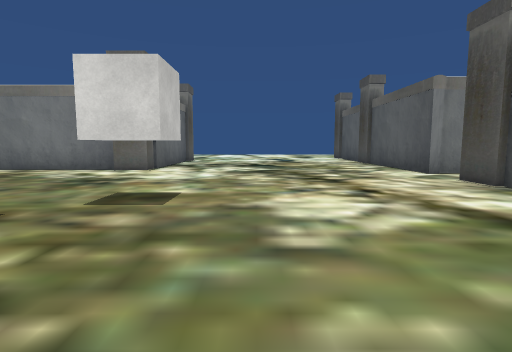
View 1 (above)

22 first-person views from a walk through a 3-D level made in the Unity game engine. The camera is 1.5 m above the floor, tilts 6° down and sees 80° across. The floor is counted in squares, 2 m on a side. Each view is taken from the middle of a square. On the plan, view 1 faces up. The plan holds only what a view shows up to about 10 squares ahead; the rest is blank. The place goes on beyond the plan. Some surface patterns are stand-ins.

View 2
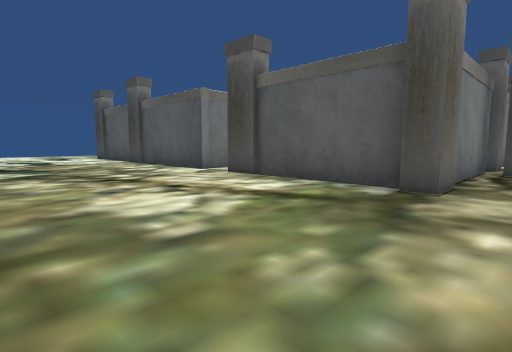

View 3
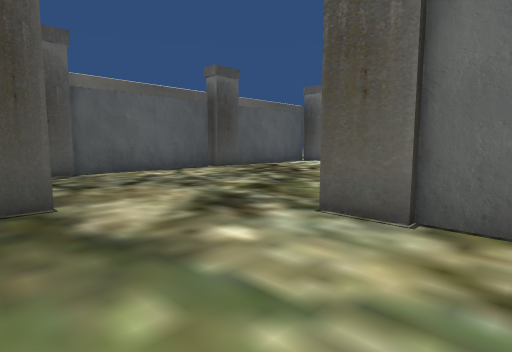

View 4
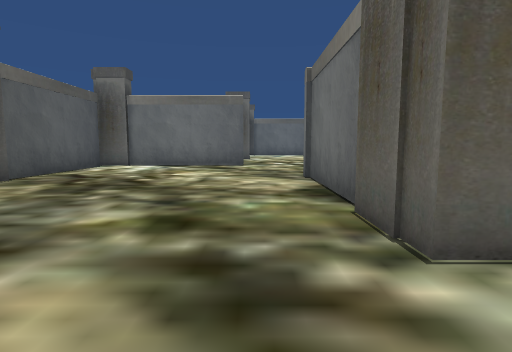

View 5
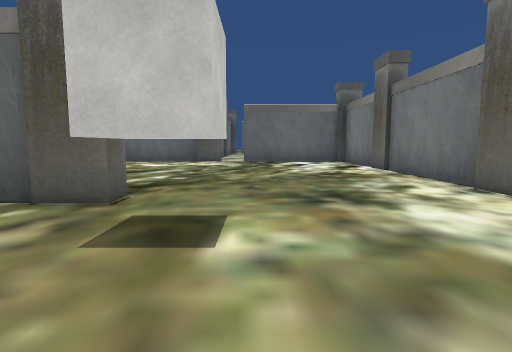

View 6
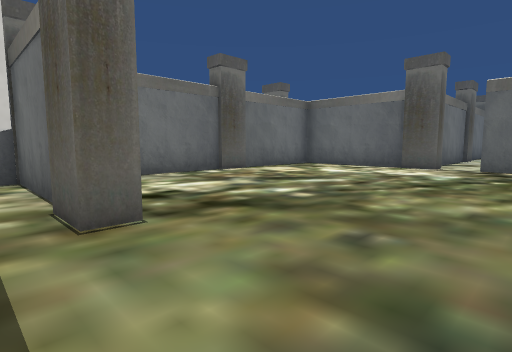

View 7
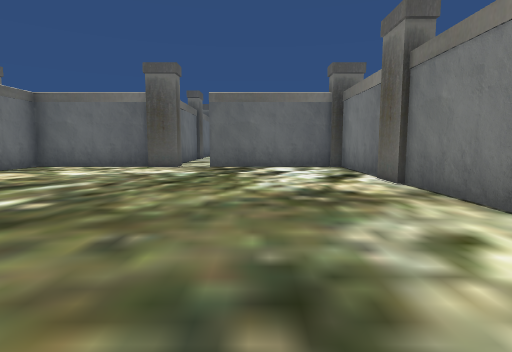

View 8
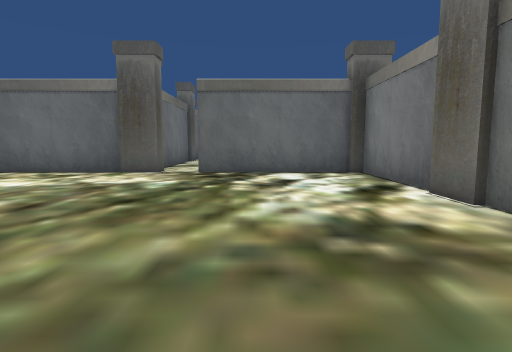

View 9
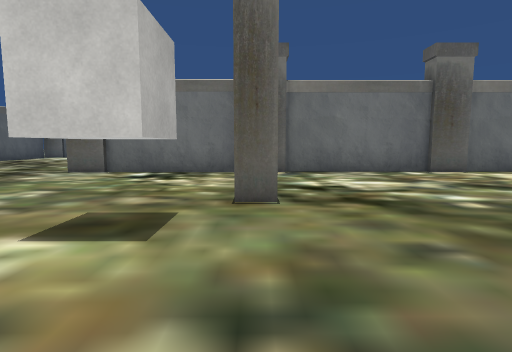

View 10
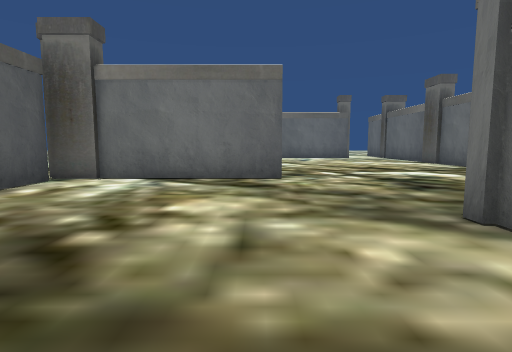

View 11
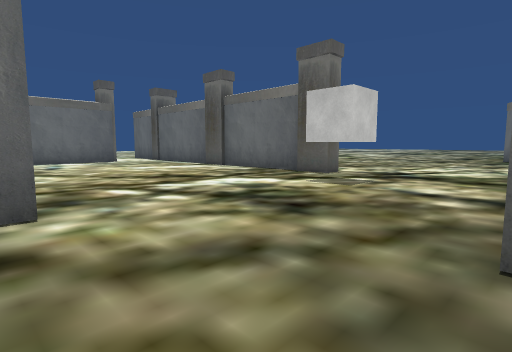

View 12
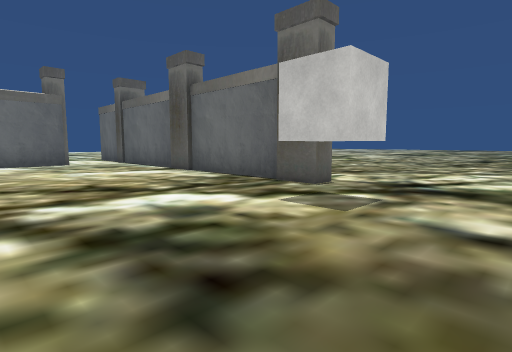

View 13
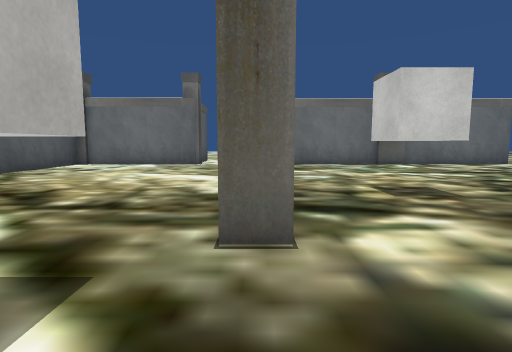

View 14
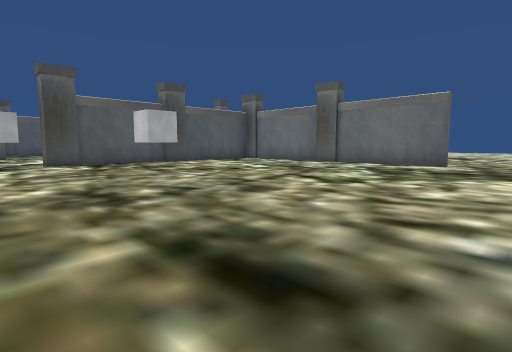

View 15
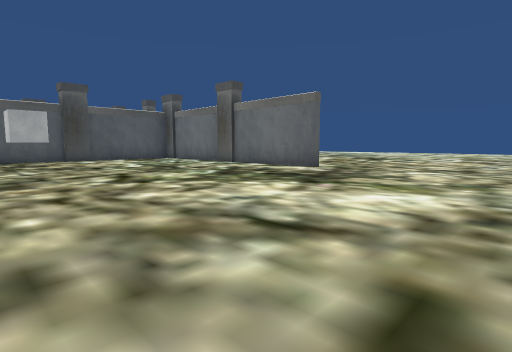

View 16
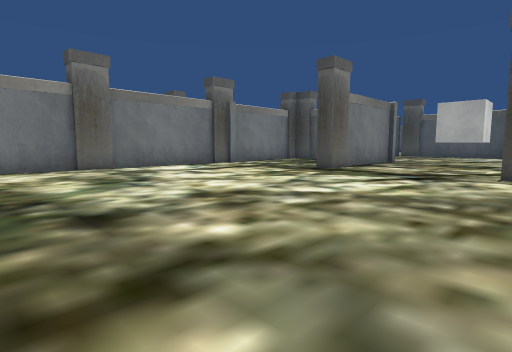

View 17
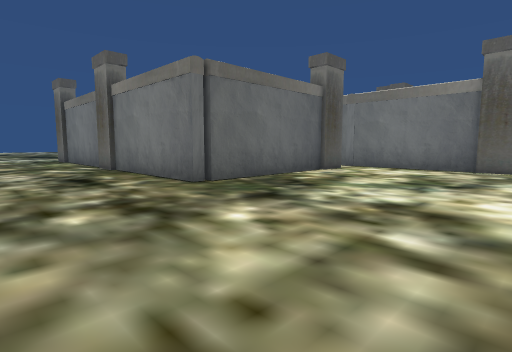

View 18
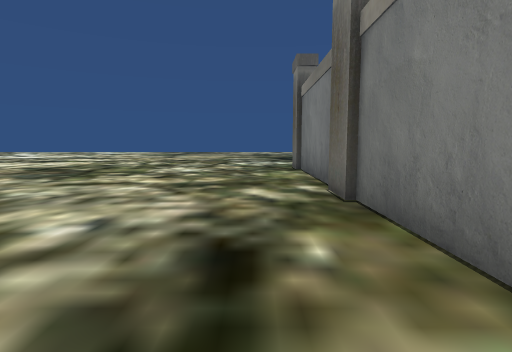

View 19
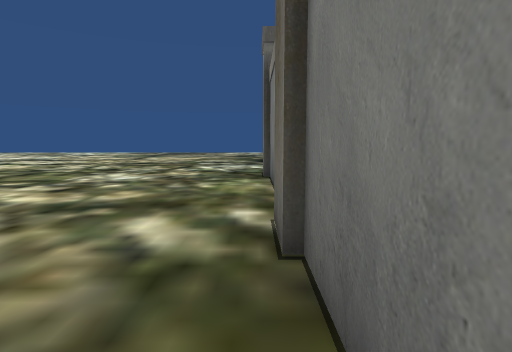

View 20
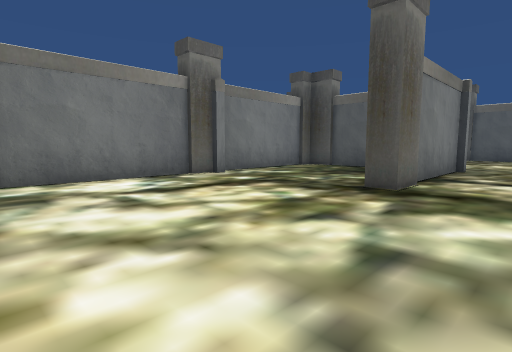

View 21
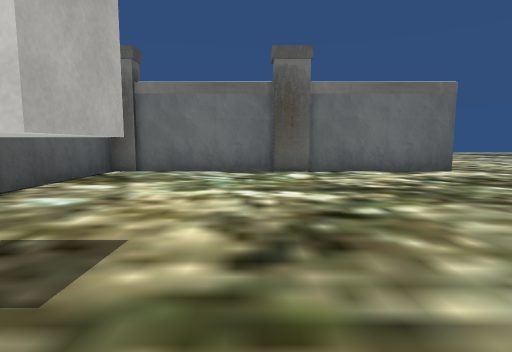

View 22
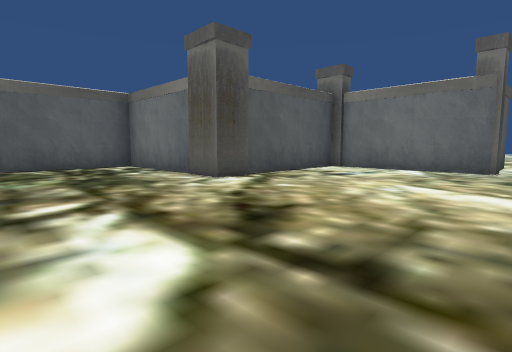

### Floor plan
Points are (right, up) in squares from view 1. A wall is a line through its corners. A room is listed if a view was taken in it or the views show most of it. See-through windows are left out.
Room 1 (views 1, 2, 3, 4, 5, 6, 7, 8, 9, 10, 11)
walls: (-2.9, 2.2) (-2.9, -0.5); (-2.5, -1.1) (0.5, -1.1); (4.3, 1.9) (4.3, 5.4); (1.8, -2.6) (1.8, -6); (-4.4, 8.8) (-11.5, 8.8); (-2.9, 10) (-2.9, 9.2); (5.5, 7.7) (4.3, 7.7) (4.3, 10.1); (7.1, 1.4) (5.6, 1.4); (-12, 2.5) (-12, -1.1) (-3.8, -1.1); (8.2, -4) (8.2, -0.4); (-12, 8.5) (-12, 4.5); (3.4, -9.6) (7.4, -9.6); (8.2, -9.1) (8.2, -5.4)
ways out: opening at (1, -2) to room 2; opening at (3.7, -8) to room 2; opening at (-12, 3.5); gap at (8, -4)
objects: pillar (-8, -1); pillar (-3, 3); cube (-2, 4); pillar (1, -1); pillar (2, -2); pillar (4, 1); pillar (4, 6); pillar (8, -5); pillar (8, 0) to (8, 1)
Room 2 (views 12, 13, 14, 15, 16, 17, 18, 19, 20, 21, 22)
walls: (-12.4, -19.3) (-3.8, -19.3); (-2.9, -11.4) (-2.9, -16.4); (-3.1, -18.5) (-3.1, -15.5); (-12, -3.5) (-12, -7.7) (-21, -7.7); (-0.6, -19.3) (3.1, -19.3); (-0.8, -22) (-0.8, -21); (1.8, -6) (-1.6, -6); (3.5, -18.5) (3.5, -15.1); (4.6, -14.3) (8.2, -14.3) (8.2, -10.9); (-0.5, -1.4) (-11.6, -1.4)
ways out: opening at (1, -2) to room 1; opening at (3.7, -8) to room 1; opening at (-24, -7.7); opening at (-12, -2.5); gap at (-1, -22)
objects: pillar (-21, -8); pillar (-16, -8); pillar (-8, -19); cube (-6, -13) to (-5, -13); pillar (-3, -15); pillar (-3, -11); pillar (-3, -6); pillar (-3, -1); cube (-2, -9) to (-1, -9); pillar (-1, -19); pillar (4, -14)

Positions as (right, up) in squares from view 1, and headings:
1: (0, 0), facing up
2: (-1, 0), facing up-right
3: (0, 2), facing down-right
4: (3, 1), facing down
5: (1, 5), facing left
6: (-2, 6), facing down-left
7: (-2, 6), facing left
8: (-4, 6), facing left
9: (-3, 7), facing down
10: (4, -3), facing down
11: (4, -6), facing down-left
12: (2, -7), facing down-left
13: (-3, -8), facing down
14: (-15, -8), facing down-right
15: (-18, -11), facing down-right
16: (-11, -11), facing up-right
17: (-7, -11), facing up-left
18: (-12, -9), facing left
19: (-14, -8), facing left
20: (-8, -8), facing up-right
21: (-7, -11), facing down
22: (-2, -10), facing down-right
